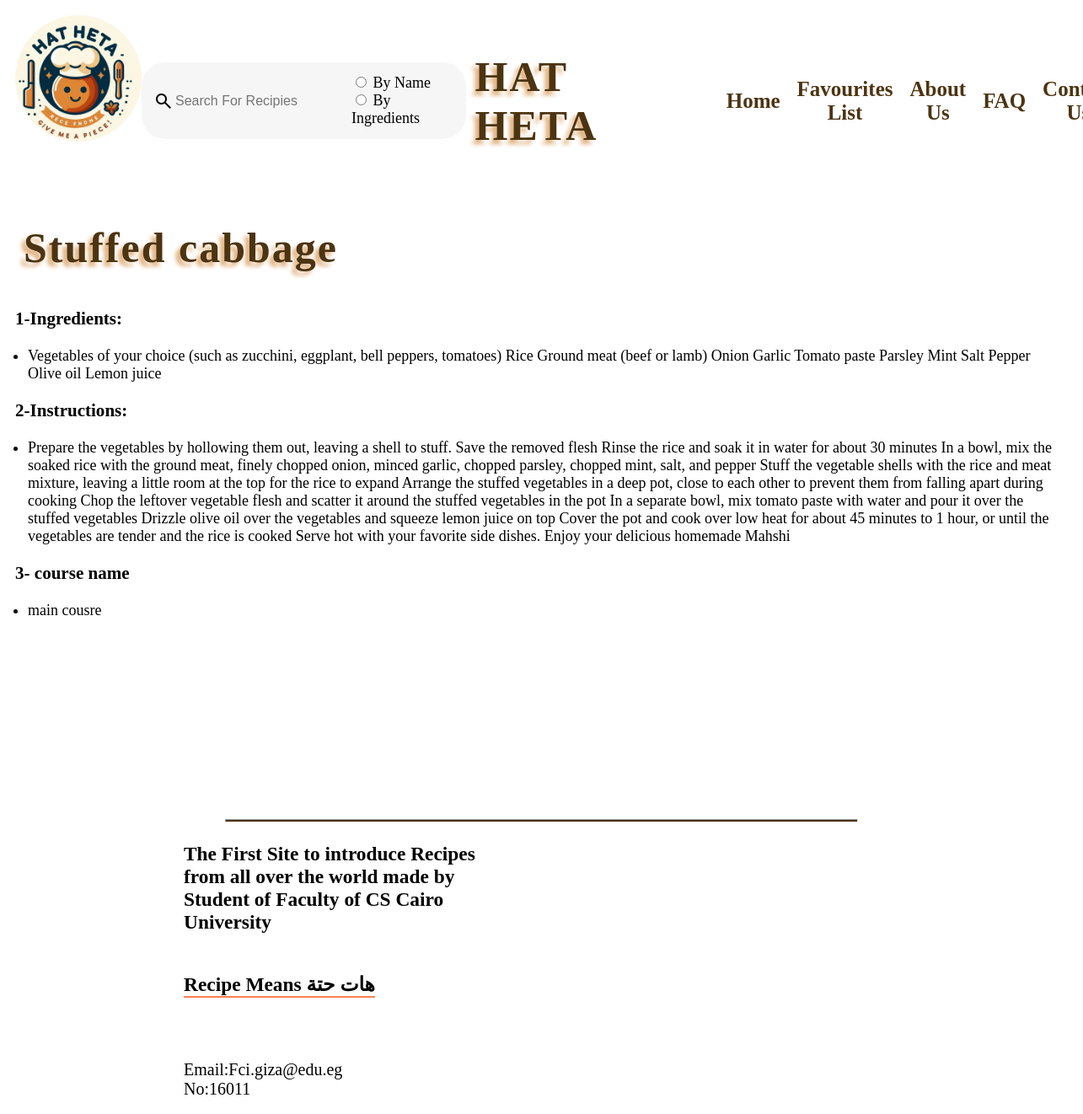
Page /display_recipe/28 on the committed database.
### recipe_finder_website/models.py (models this page shows)
class Recipe(models.Model):
    name = models.CharField(max_length=255)
    course_name=models.CharField(max_length=255)
    ingredients = models.CharField(max_length=1000)
    instructions = models.CharField(max_length=1000)
    image = models.ImageField(upload_to='RecipePhotos', null=True, blank=True)

### recipe_finder_website/views.py (the view)
# urls.py: path('display_recipe/<int:id>' , views.dispalyRecipe, name='displayRecipe'),
def dispalyRecipe(request , id):
    displayedRecipe = Recipe.objects.get(id = id)
    context = {'Recipe' : displayedRecipe}
    return render(request , 'USER RECIPES.html' , context)

### recipe_finder_website/templates/USER RECIPES.html (shortened to what this page needs)
<!DOCTYPE html>
<html lang="en">
<head>
    {% load static %}
    <link rel="stylesheet" href="{% static 'CSS/HATHETA.css' %}">
</head>
<body>
<div class="hea">
    <img class="basla" src="{% static 'Images/Minfa34.jpg' %}" />
    <div id="se">
        <span class="material-symbols-outlined" id="search-icon">search</span>
        <input type="search" placeholder="Search For Recipies" id="search-input">
        <form id="myForm">
            <input type="radio" id="option1" name="options" value="option1">
            <label for="option1">By Name</label><br>
            <input type="radio" id="option2" name="options" value="option2">
            <label for="option2">By Ingredients</label><br>
        </form>
    </div>
    <h1>HAT HETA</h1>
    <ul>
        <li><a href="{% url 'userHome' %}" >Home</a></li>
        <li><a href="{% url 'show_favs' %}">Favourites List</a></li>
        <li><a href="{% url 'aboutUs' %}">About Us</a></li>
        <li><a href="{% url 'userFAQ' %}">FAQ</a></li>
        <li><a href="https://www.facebook.com">Contact Us</a></li>
    </ul>
</div>
    <div>
        <h1 class="ST"> {{ Recipe.name }} </h1>
            <h3>1-Ingredients:</h3>
        <ul>
            <li> {{ Recipe.ingredients }} </li>
        </ul>
            <h3>2-Instructions:</h3>
        <ul>
            <li> {{ Recipe.instructions }} </li>
        </ul>
        <h3> 3- course name </h3>
        <ul>
            <li>{{Recipe.course_name}}</li>
        </ul>
    <div>
        <br>
        <br>
        <br>
        <br>
        <br>
        <br>
        <br>
        <br>
        <br>
        <br>
    <hr id="line">
    <footer>
        <h3>The First Site to introduce Recipes from all over the world made by Student of Faculty of CS Cairo University</h3>
        <h3 id="con">Recipe Means <span>هات حتة</span></h3>
        <div id="About">
            <p>Email:Fci.giza@edu.eg</p>
            <p>No:16011</p>
        </div>
    </footer>
</body>

### recipe_finder_website/static/CSS/HATHETA.css (style rules this page uses)
body { padding: 10px; font-size: 18px; }
h1 { padding: 10px; }
footer { width:30%; margin-left:200px; font-size:20px; }
#About { margin-top:50px; }
#About p { margin:0; }
#con { border-bottom:2px solid coral; display:inline-block; }
#line { width:60%; font-weight: bold; height:2px; background-color:rgb(76, 52, 18); }
h1 { font-size:50px; color: rgb(76, 52, 18); letter-spacing: 2px; font-weight: bold; text-shadow: -5px 5px 5px #dfaf7b; }
.basla { height:150px;width:150px; align-self: flex-start; border-radius:50%; }
.hea { flex-direction: row; display:flex; align-items: center; justify-content: space-between; width: 89%; }
.hea ul { list-style-type:none; width:25%; display: flex; align-items: center; justify-content: space-between; align-content: space-between; text-align:center; font-size: 25px; font-weight: bold; }
.hea a { text-decoration: none; }
#se { display: flex; height:max-content; width: max-content; align-items: center; justify-content: center; align-content:center; border-radius:28px; padding:14px; background-color:#f6f6f6; }
#search-input { color:#333333; font-size:16px; outline:none; border:none; background-color:transparent; }
ul li a { color: rgb(76, 52, 18); }
.hea li { padding:10px; }
ul { padding-inline-start:15px; }

### rows in the picture
Recipe: name "Stuffed cabbage", ingredients "Vegetables of your choice (such as zucchini, eggplant, bell peppers, tomatoes) Rice Ground meat (beef or lamb) Onion Garlic Tomato paste Parsley Mint Salt Pepper Olive oil Lemon juice", instructions "Prepare the vegetables by hollowing them out, leaving a shell to stuff. Save the removed flesh Rinse the rice and soak it in water for about 30 minutes In a bowl, mix the soaked rice with the ground meat, finely chopped onion, minced garlic, chopped parsley, chopped mint, salt, and pepper Stuff the vegetable shells with the rice and meat mixture, leaving a little room at the top for the rice to expand Arrange the stuffed vegetables in a deep pot, close to each other to prevent them from falling apart during cooking Chop the leftover vegetable flesh and scatter it around the stuffed vegetables in the pot In a separate bowl, mix tomato paste with water and pour it over the stuffed vegetables…", course_name "main cousre"
